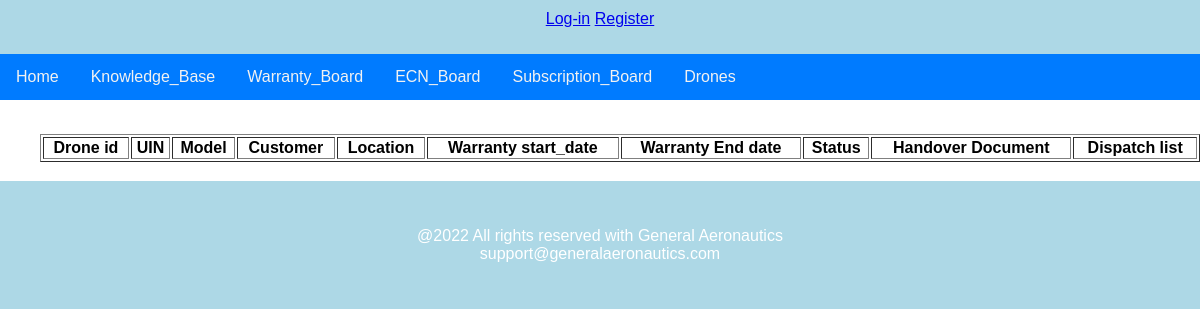
The app's page /warranty_data/, older data.
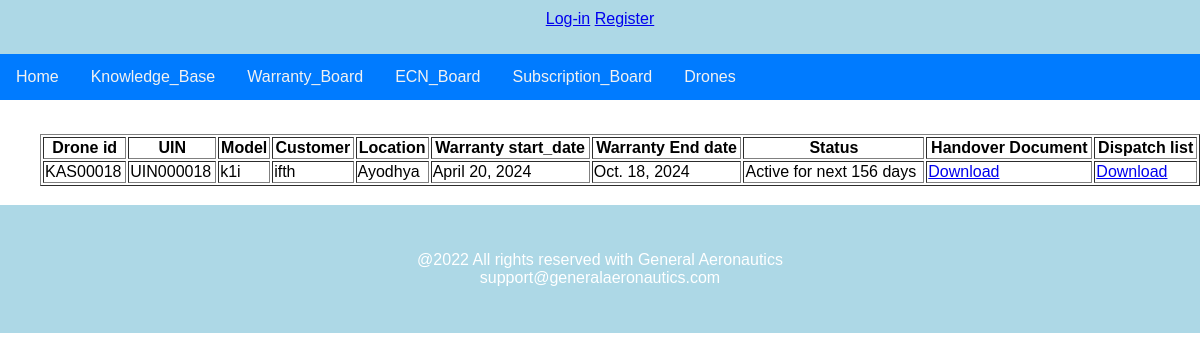
The same page, newer data.
### main/models.py (models this page shows, shortened)
class Warranty(models.Model):
    id = models.AutoField(primary_key=True)
    Warranty_type = models.CharField(max_length=20, choices=type_warranty, default=1)
    primary_owner = models.ForeignKey(Customer, on_delete=models.CASCADE)
    secondry_owner = models.ForeignKey(AllocatedCustomer, on_delete=models.CASCADE)
    product = models.ForeignKey(Product, on_delete=models.CASCADE)
    product_model = models.ForeignKey(ProductModel, on_delete=models.CASCADE)
    drone = models.ForeignKey(Drone, on_delete=models.CASCADE)
    uin = models.CharField(max_length=20)
    city = models.CharField(max_length=20)
    dispatch_date = models.DateField()
    delivery_date = models.DateField()
    start_date = models.DateField()
    end_date = models.DateField()
    dispatch_list = models.FileField(upload_to='documents/dispatch/')
    handover_doc = models.FileField(upload_to='documents/handover/')
    created_on = models.DateField(auto_now_add=True)

class Drone(models.Model):
    id = models.AutoField(primary_key=True)
    Drone_id = models.CharField(max_length=20, unique=True)
    UIN = models.CharField(max_length=20, unique=True)
    drone_type = models.CharField(max_length=20, choices=type_drone, default=1)
    AVB = models.CharField(max_length=20)
    Timble_module = models.CharField(max_length=20)
    Subscription_date = models.DateField()
    Subscription_end_date = models.DateField()
    created_on = models.DateField(auto_now_add=True)
    def __str__(self):
        return self.Drone_id

class ProductModel(models.Model):
    id = models.AutoField(primary_key=True)
    model_name = models.CharField(max_length=100)
    product = models.ForeignKey(Product, on_delete=models.CASCADE)
    image = models.ImageField(upload_to='image/productmodel/', height_field=None, width_field=None,
                              max_length=100)
    spec = models.FileField(upload_to='documents/productmodel/')
    description = models.TextField()
    created_on = models.DateField(auto_now=True)
    def __str__(self):
        return self.model_name

class AllocatedCustomer(models.Model):
    id = models.AutoField(primary_key=True)
    primary_customer = models.ForeignKey(Customer, on_delete=models.CASCADE)
    AllocatedCustomer_name = models.CharField(max_length=20)
    AllocatedCustomer_country = models.ForeignKey(Country, on_delete=models.CASCADE)
    AllocatedCustomer_state = models.ForeignKey(State, on_delete=models.CASCADE)
    AllocatedCustomer_district = models.ForeignKey(District, on_delete=models.CASCADE)
    AllocatedCustomer_city = models.CharField(max_length=20)
    AllocatedCustomer_address = models.CharField(max_length=100)
    AllocatedCustomer_pincode = models.IntegerField()
    AllocatedCustomer_contact = models.CharField(max_length=20)
    AllocatedCustomer_email = models.EmailField(max_length=100)
    AllocatedCustomer_Escalation_contact = models.CharField(max_length=20)
    AllocatedCustomer_Escalation_email = models.EmailField(max_length=100)
    def __str__(self):
        return str(self.AllocatedCustomer_name)

### main/views.py (the view)
# urls.py: path('warranty_data/', views.Warranty_data, name='warranty_data'),
def Warranty_data(request):
    warranties = Warranty.objects.all()
    today = datetime.now().date()  # Get today's date
    for warranty in warranties:
        if warranty.end_date < today:
            warranty.status = 'Expired'
        else:
            days_remaining = (warranty.end_date - today).days
            warranty.status = f'Active for next {days_remaining} days'
    return render(request, 'warranty_data.html', {'warranties': warranties, 'today': today})

### static/templates/warranty_data.html (shortened to what this page needs)
{% include 'nav.html' %}
<!DOCTYPE html>
<html>
<head>
<link rel="stylesheet" type="text/css" href="https://cdn.datatables.net/1.11.5/css/jquery.dataTables.css">
</head>
<body>
<br>
<div class="row">
{% block content %}
    <ul>
        <table id="warranties-table" style="width:100%" border="1px solid black" border-collapse="collapse">
        <thead>
            <tr>
                <th>Drone id</th>
                <th>UIN</th>
                <th>Model</th>
                <th>Customer</th>
                <th>Location</th>
                <th>Warranty start_date</th>
                <th>Warranty End date</th>
                <th>Status</th>
                <th>Handover Document</th>
                <th>Dispatch list</th>
            </tr>
        </thead>
            {% for warranty in warranties %}
            <tr>
             <td>{{ warranty.drone }}</td>
             <td>{{ warranty.uin }}</td>
             <td>{{ warranty.product_model }}</td>
             <td>{{ warranty.secondry_owner }}</td>
             <td>{{ warranty.city }}</td>
             <td>{{ warranty.start_date }}</td>
             <td>{{ warranty.end_date }}</td>
                <td>{{ warranty.status }}</td>
             <td><a href="{% url 'authapp:download_handover_doc' warranty.id %}">Download</a></td>
             <td><a href="{% url 'authapp:download_dispatch_list' warranty.id %}">Download</a></td>
            </tr>
            {% endfor %}
        </table>
    </ul>
{% endblock %}
    {% include 'footer.html' %}
</body>
</html>

Row changes from the older to the newer data that the page shows:
added Warranty: drone "KAS00018", uin "UIN000018", product_model "k1i", secondry_owner "ifth", city "Ayodhya", start_date "April 20, 2024", end_date "Oct. 18, 2024", status "Active for next 156 days"
